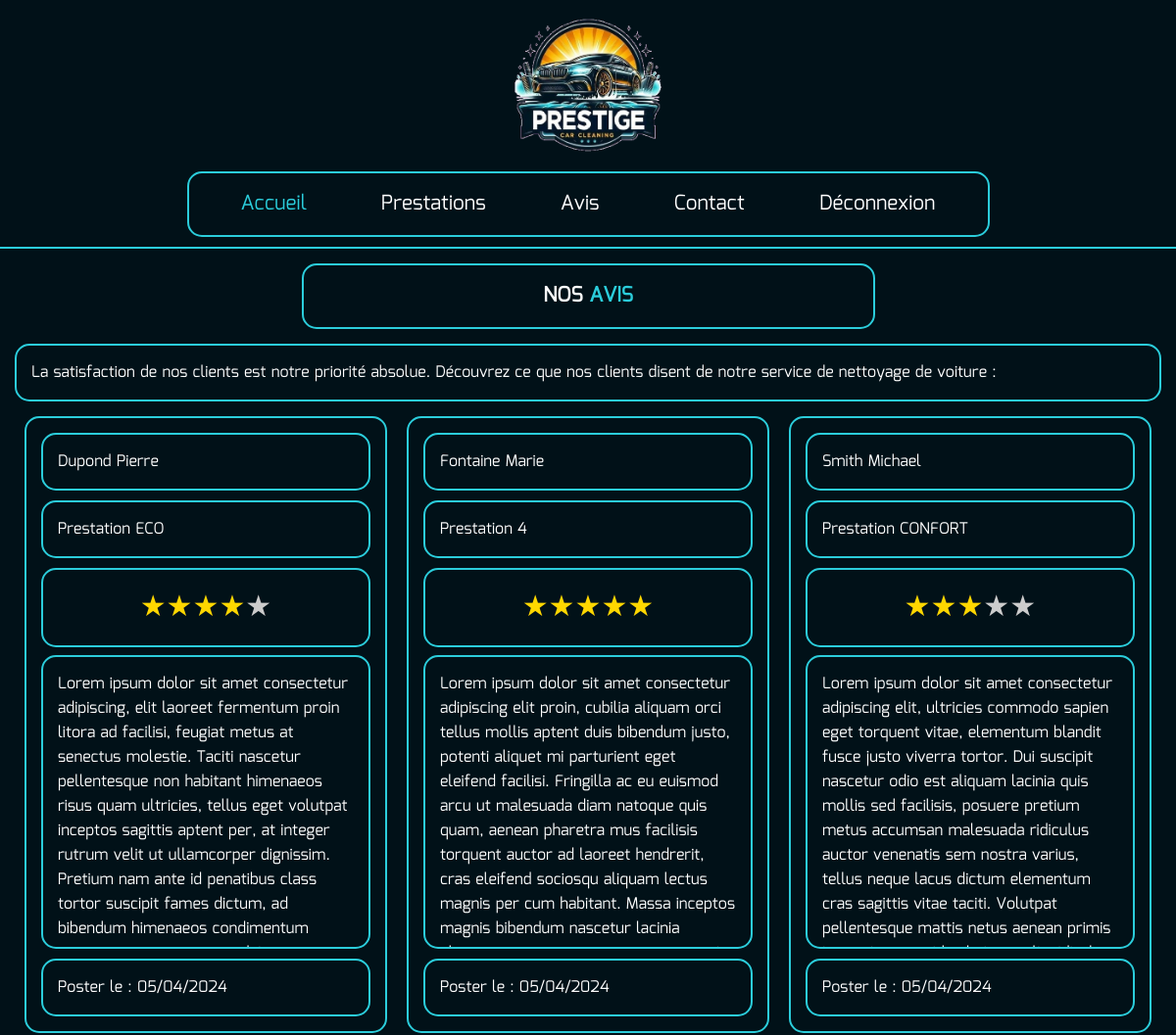
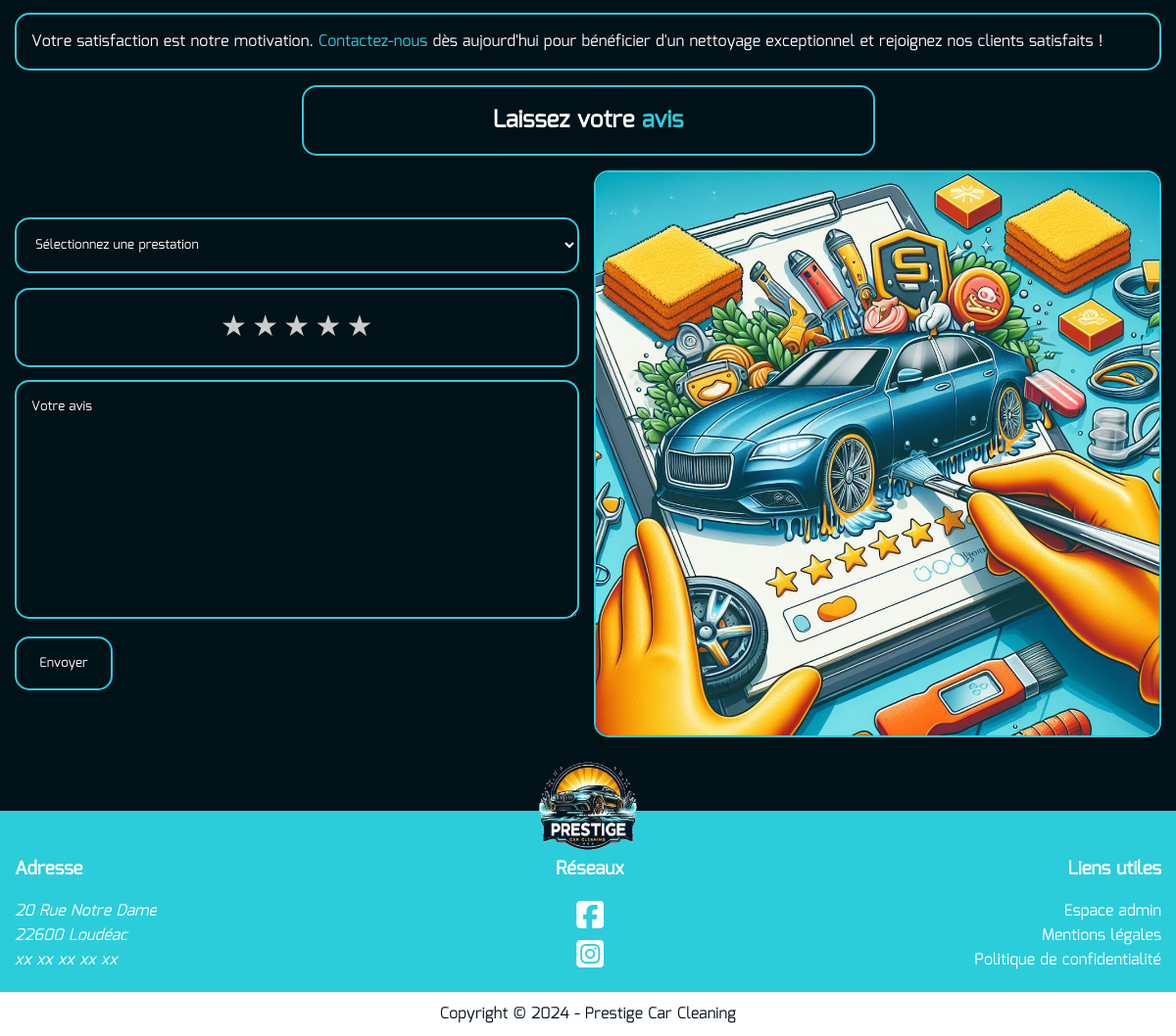
Screenshot of /nos-avis (signed in) with the database file from the repository (2 pictures, top to bottom).
### tables this page shows
CREATE TABLE `comments` (
  `idComment` int(11) NOT NULL,
  `text` text DEFAULT NULL,
  `note` int(11) DEFAULT NULL,
  `_date` date DEFAULT current_timestamp(),
  `active` tinyint(1) DEFAULT 0,
  `idService` int(11) NOT NULL,
  `idUser` int(11) NOT NULL
);

CREATE TABLE `users` (
  `idUser` int(11) NOT NULL,
  `email` varchar(250) NOT NULL,
  `password` varchar(250) DEFAULT NULL,
  `name` varchar(50) DEFAULT NULL,
  `firstname` varchar(50) DEFAULT NULL,
  `phone` int(11) DEFAULT NULL,
  `isAdmin` tinyint(1) DEFAULT NULL
);

CREATE TABLE `services` (
  `idService` int(11) NOT NULL,
  `nameService` varchar(100) DEFAULT NULL,
  `text` text DEFAULT NULL,
  `price` decimal(5,2) DEFAULT NULL
);

### app/Controllers/ViewManager.php (called while the page is built, shortened)
<?php
class ViewManager
{
    public static function render($view, $data = [])
    {
        extract($data);
        require "app/Views/$view.php";
    }
}

### app/Controllers/FrontOffice/Comment.php (called while the page is built, shortened)
<?php
class Comment
{
    public function index()
    {
        $title = "Nos avis - Prestige Car Cleaning";
        $servicesModel = new Services();
        $servicesAll = $servicesModel->getAll();
        $model = new Comments;
        $commentsAll = $model->getCommentsAll();
        return ViewManager::render('frontOffice/comments', ['title' => $title, 'servicesAll' => $servicesAll , 'commentsAll' => $commentsAll]);
    }
}

### index.php (called while the page is built, shortened)
<?php
$url = isset($_GET['url']) ? $_GET['url'] : '';
$router = new Route();
$router->route($url);

### app/Models/Comments.php (called while the page is built, shortened)
<?php
class Comments extends Sql
{
    public function getCommentsAll()
    {
        $sql = "SELECT COMMENTS.idComment, COMMENTS.text, COMMENTS.note, COMMENTS._date,
        COMMENTS.active, SERVICES.nameService, USERS.name, USERS.firstname
        FROM COMMENTS
        JOIN SERVICES ON COMMENTS.idService = SERVICES.idService
        JOIN USERS ON COMMENTS.idUser = USERS.idUser";
        return $this->requete($sql)->fetchAll(PDO::FETCH_OBJ);
    }
}

### app/Models/DbConnect.php (called while the page is built, shortened)
<?php
class DbConnect
{
    protected static $pdo;
    protected function connection()
    {
        if (!isset(self::$pdo)) {
            try {
                $dsn = 'mysql:host=' . $_ENV['DB_HOST'] . ';dbname=' . $_ENV['DB_NAME'];
                $pdo = new PDO($dsn, $_ENV['DB_USER'], $_ENV['DB_PASSWORD']);
                $pdo->setAttribute(PDO::ATTR_ERRMODE, PDO::ERRMODE_EXCEPTION);
                self::$pdo = $pdo;
            } catch (PDOException $e) {
                $logMessage = "Date : " . date('Y-m-d H:i:s') . " - Erreur PDO : " . $e->getMessage() . "\n";
                error_log($logMessage, 3, "logs/error.log");
                return "Erreur lors de la connexion à la base de données.";
            }
        }
        return self::$pdo;
    }
}

### app/Models/Sql.php (called while the page is built, shortened)
<?php
class Sql extends DbConnect
{
    protected $dbConnection;
    public function requete($sql, $attributs = [])
    {
        if ($this->dbConnection === null) {
            $this->dbConnection = $this->connection();
        }
        try {
            $result = $this->dbConnection->prepare($sql);
            $result->execute($attributs);
            return $result;
        } catch (PDOException $e) {
            $logMessage = "Date : " . date('d-m-Y H:i:s') . " - Erreur requete : " . $e->getMessage() . "\n";
            error_log($logMessage, 3, "logs/error.log");
            throw $e;
            return false;
        }
    }
}

### app/Views/frontOffice/comments.php (the view, shortened to what this page needs)
<?php
require "app/Views/common/head.php";
require "app/Views/common/header.php";
?>
<main class="container">
    <h1 class="title">Nos <span>avis</span></h1>
    <p class="intro">
        La satisfaction de nos clients est notre priorité absolue.
        Découvrez ce que nos clients disent de notre service de nettoyage de voiture :
    </p>
    <div class="center">
        <?php if (!empty($commentsAll)) : ?>
            <?php foreach ($commentsAll as $key) : ?>
                <?php if ($key->active == 1) : ?>
                    <div class="item">
                        <p>
                            <?= $key->name . ' ' . $key->firstname ?>
                        </p>
                        <p class="serviceComments">
                            <?= $key->nameService ?>
                        </p>
                        <div class="rating" id="rating1">
                            <?php
                            $note = $key->note;
                            for ($i = 1; $i <= 5; $i++) {
                                if ($i <= $note) {
                                    echo '<span class="star filled" data-value="' . $i . '">&#9733;</span>';
                                } else {
                                    echo '<span class="star" data-value="' . $i . '">&#9733;</span>';
                                }
                            }
                            ?>
                        </div>
                        <p class="textComment">
                            <?= $key->text ?>
                        </p>
                        <p>Poster le : <?= date('d/m/Y', strtotime($key->_date)) ?></p>
                    </div>
                <?php endif ?>
            <?php endforeach  ?>
        <?php endif ?>
    </div>
    <p class="intro">
        Votre satisfaction est notre motivation. <a href="contact">Contactez-nous</a> dès aujourd'hui
        pour bénéficier d'un nettoyage exceptionnel et rejoignez nos clients satisfaits !
    </p>
    <?php if (isset($_SESSION['actif']) && $_SESSION['actif'] === 'yes') : ?>
        <h2 class="titleSendComment">Laissez votre <span>avis</span></h2>
        <section class="sendComment">
            <article class="addComments">
                <form action="nos-avis" method="post">
                    <select name="service">
                        <option>Sélectionnez une prestation</option>
                    </select>
                    <div class="rating" id="rating2">
                        <span class="star" data-value="1">&#9733;</span>
                        <span class="star" data-value="2">&#9733;</span>
                        <span class="star" data-value="3">&#9733;</span>
                        <span class="star" data-value="4">&#9733;</span>
                        <span class="star" data-value="5">&#9733;</span>
                    </div>
                    <textarea placeholder="Votre avis" name="text" cols="30" rows="10"></textarea>
                    <input type="submit" id="sendComment" name="addComment" value="Envoyer">
                </form>
            </article>
            <figure>
                <img src="public/img/avis.jpg" alt="Illustration d'avis">
            </figure>
        </section>
    <?php endif; ?>
</main>
<?php
require "app/Views/common/footer.php";
?>

### rows the page displays
comments: idUser.name "Dupond", idUser.firstname "Pierre", idService.nameService "Prestation ECO", active 1 (drawn), text "Lorem ipsum dolor sit amet consectetur adipiscing, elit laoreet fermentum proin litora ad facilisi, feugiat metus at senectus molestie. Taciti nascetur pellentesque non habitant himenaeos risus quam ultricies, tellus eget volutpat inceptos sagittis aptent per, at integer rutrum velit ut ullamcorper dignissim. Pretium nam ante id penatibus class tortor suscipit fames dictum, ad bibendum himenaeos condimentum…", _date "05/04/2024"
comments: idUser.name "Fontaine", idUser.firstname "Marie", idService.nameService "Prestation 4", active 1 (drawn), text "Lorem ipsum dolor sit amet consectetur adipiscing elit proin, cubilia aliquam orci tellus mollis aptent duis bibendum justo, potenti aliquet mi parturient eget eleifend facilisi. Fringilla ac eu euismod arcu ut malesuada diam natoque quis quam, aenean pharetra mus facilisis torquent auctor ad laoreet hendrerit, cras eleifend sociosqu aliquam lectus magnis per cum habitant. Massa inceptos magnis bibendum nascetur lacinia…", _date "05/04/2024"
comments: idUser.name "Smith", idUser.firstname "Michael", idService.nameService "Prestation CONFORT", active 1 (drawn), text "Lorem ipsum dolor sit amet consectetur adipiscing elit, ultricies commodo sapien eget torquent vitae, elementum blandit fusce justo viverra tortor. Dui suscipit nascetur odio est aliquam lacinia quis mollis sed facilisis, posuere pretium metus accumsan malesuada ridiculus auctor venenatis sem nostra varius, tellus neque lacus dictum elementum cras sagittis vitae taciti. Volutpat pellentesque mattis netus aenean primis…", _date "05/04/2024"
